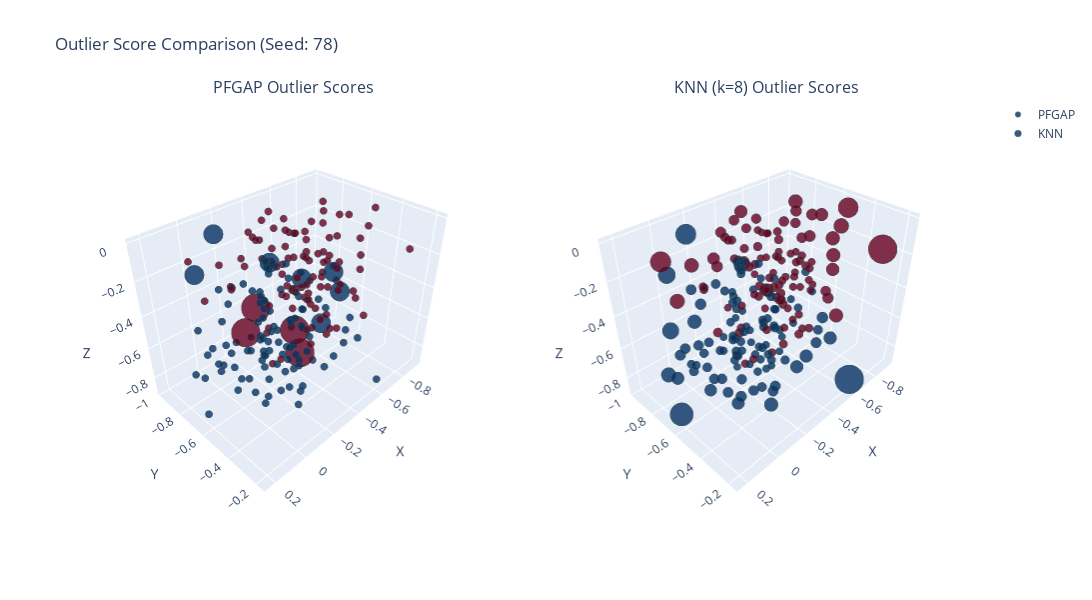

The notebook cell saved with this chart:
### Code cell
from Experiment4functions import create_3d_sphere_data
from sklearn.model_selection import train_test_split
import plotly.graph_objects as go
from plotly.subplots import make_subplots
import numpy as np

TRAIN_TEST_SPLIT = 0.7

def get_scores_for_seed(seed, method, k=None):
    """Helper function to get outlier scores from the flat DataFrame"""
    if k is not None:
        mask = (results_df['seed'] == seed) & (results_df['method'] == method) & (results_df['k'] == k)
    else:
        mask = (results_df['seed'] == seed) & (results_df['method'] == method)
    
    row = results_df[mask]
    if not row.empty:
        return row.iloc[0]['outlier_scores']
    return None

def plot_outlier_scores_3d(seed, k_value=8):
    """Plot outlier scores in 3D using the flat DataFrame"""
    # Generate the data
    data, labels, sphere = create_3d_sphere_data(seed)

    # Split data
    X_train, X_test, y_train, y_test = train_test_split(
        data, labels, test_size=1-TRAIN_TEST_SPLIT, 
        random_state=seed, stratify=labels
    )

    # Get outlier scores from the flat DataFrame
    pfgap_scores = get_scores_for_seed(seed, 'PFGAP-Euclidean')
    knn_scores = get_scores_for_seed(seed, 'KNN-Manifold', k=k_value)

    if pfgap_scores is None or knn_scores is None:
        print(f"❌ Could not find outlier scores for seed {seed}")
        print(f"PFGAP available: {pfgap_scores is not None}")
        print(f"KNN-Manifold (k={k_value}) available: {knn_scores is not None}")
        
        # Show which seeds have PFGAP data
        pfgap_seeds = results_df[results_df['method'] == 'PFGAP-Euclidean']['seed'].unique()
        print(f"Seeds with PFGAP data: {sorted(pfgap_seeds)}")
        return None

    # Normalize scores for marker size
    pfgap_scores = np.array(pfgap_scores)
    knn_scores = np.array(knn_scores)
    
    pfgap_range = np.ptp(pfgap_scores)
    knn_range = np.ptp(knn_scores)
    pfgap_norm = (pfgap_scores - pfgap_scores.min()) / (pfgap_range if pfgap_range > 0 else 1)
    knn_norm = (knn_scores - knn_scores.min()) / (knn_range if knn_range > 0 else 1)
    
    # Create a figure with subplots
    fig = make_subplots(
        rows=1, cols=2,
        specs=[[{'type': 'scene'}, {'type': 'scene'}]],
        subplot_titles=(f'PFGAP Outlier Scores', f'KNN (k={k_value}) Outlier Scores'),
        horizontal_spacing=0.05
    )
    
    # Add traces for PFGAP
    fig.add_trace(
        go.Scatter3d(
            x=X_train[:, 0],
            y=X_train[:, 1],
            z=X_train[:, 2],
            mode='markers',
            marker=dict(
                size=5 + 15 * pfgap_norm,
                color=y_train,
                colorscale='RdBu',
                opacity=0.8,
                line=dict(width=0.5, color='DarkSlateGrey')
            ),
            text=[f"PFGAP Score: {score:.4f}" for score in pfgap_scores],
            hoverinfo='text',
            name='PFGAP'
        ),
        row=1, col=1
    )
    
    # Add traces for KNN
    fig.add_trace(
        go.Scatter3d(
            x=X_train[:, 0],
            y=X_train[:, 1],
            z=X_train[:, 2],
            mode='markers',
            marker=dict(
                size=5 + 15 * knn_norm,
                color=y_train,
                colorscale='RdBu',
                opacity=0.8,
                line=dict(width=0.5, color='DarkSlateGrey')
            ),
            text=[f"KNN Score: {score:.4f}" for score in knn_scores],
            hoverinfo='text',
            name='KNN'
        ),
        row=1, col=2
    )
    
    # Set identical initial camera position
    camera = dict(eye=dict(x=1.5, y=1.5, z=1.5))
    
    fig.update_layout(
        height=600,
        width=1200,
        title_text=f"Outlier Score Comparison (Seed: {seed})",
        scene=dict(
            xaxis_title="X",
            yaxis_title="Y",
            zaxis_title="Z",
            camera=camera,
            uirevision="same_view"
        ),
        scene2=dict(
            xaxis_title="X",
            yaxis_title="Y",
            zaxis_title="Z",
            camera=camera,
            uirevision="same_view"
        )
    )
    
    return fig

# Display interactive plot for seed 67 (which has PFGAP data)
print("🎯 Creating 3D outlier score visualization...")
fig = plot_outlier_scores_3d(78, k_value=8)
if fig:
    fig.show()
else:
    print("Could not create 3D plot - trying different seed...")
    # Try seed 161 as backup
    fig = plot_outlier_scores_3d(161, k_value=8)
    if fig:
        fig.show()

### Figure 1 — Plotly figure (JSON) as saved in the notebook; plotly's stock layout.template omitted (floating-point values rounded to 4 significant figures; data arrays with more than 128 entries replaced by an {"elided": "..."} marker saying what was removed)
{"data": [{"hoverinfo": "text", "marker": {"color": {"elided": "209 float values"}, "colorscale": [[0, "rgb(103,0,31)"], [0.1, "rgb(178,24,43)"], [0.2, "rgb(214,96,77)"], [0.3, "rgb(244,165,130)"], [0.4, "rgb(253,219,199)"], [0.5, "rgb(247,247,247)"], [0.6, "rgb(209,229,240)"], [0.7, "rgb(146,197,222)"], [0.8, "rgb(67,147,195)"], [0.9, "rgb(33,102,172)"], [1, "rgb(5,48,97)"]], "line": {"color": "DarkSlateGrey", "width": 0.5}, "opacity": 0.8, "size": {"elided": "209 float values"}}, "mode": "markers", "name": "PFGAP", "scene": "scene", "text": {"elided": "209 str values"}, "type": "scatter3d", "x": {"elided": "209 float values"}, "y": {"elided": "209 float values"}, "z": {"elided": "209 float values"}}, {"hoverinfo": "text", "marker": {"color": {"elided": "209 float values"}, "colorscale": [[0, "rgb(103,0,31)"], [0.1, "rgb(178,24,43)"], [0.2, "rgb(214,96,77)"], [0.3, "rgb(244,165,130)"], [0.4, "rgb(253,219,199)"], [0.5, "rgb(247,247,247)"], [0.6, "rgb(209,229,240)"], [0.7, "rgb(146,197,222)"], [0.8, "rgb(67,147,195)"], [0.9, "rgb(33,102,172)"], [1, "rgb(5,48,97)"]], "line": {"color": "DarkSlateGrey", "width": 0.5}, "opacity": 0.8, "size": {"elided": "209 float values"}}, "mode": "markers", "name": "KNN", "scene": "scene2", "text": {"elided": "209 str values"}, "type": "scatter3d", "x": {"elided": "209 float values"}, "y": {"elided": "209 float values"}, "z": {"elided": "209 float values"}}], "layout": {"annotations": [{"font": {"size": 16}, "showarrow": false, "text": "PFGAP Outlier Scores", "x": 0.2375, "xanchor": "center", "xref": "paper", "y": 1, "yanchor": "bottom", "yref": "paper"}, {"font": {"size": 16}, "showarrow": false, "text": "KNN (k=8) Outlier Scores", "x": 0.7625, "xanchor": "center", "xref": "paper", "y": 1, "yanchor": "bottom", "yref": "paper"}], "height": 600, "scene": {"camera": {"eye": {"x": 1.5, "y": 1.5, "z": 1.5}}, "domain": {"x": [0, 0.475], "y": [0, 1]}, "uirevision": "same_view", "xaxis": {"title": {"text": "X"}}, "yaxis": {"title": {"text": "Y"}}, "zaxis": {"title": {"text": "Z"}}}, "scene2": {"camera": {"eye": {"x": 1.5, "y": 1.5, "z": 1.5}}, "domain": {"x": [0.525, 1], "y": [0, 1]}, "uirevision": "same_view", "xaxis": {"title": {"text": "X"}}, "yaxis": {"title": {"text": "Y"}}, "zaxis": {"title": {"text": "Z"}}}, "title": {"text": "Outlier Score Comparison (Seed: 78)"}, "width": 1200}}
